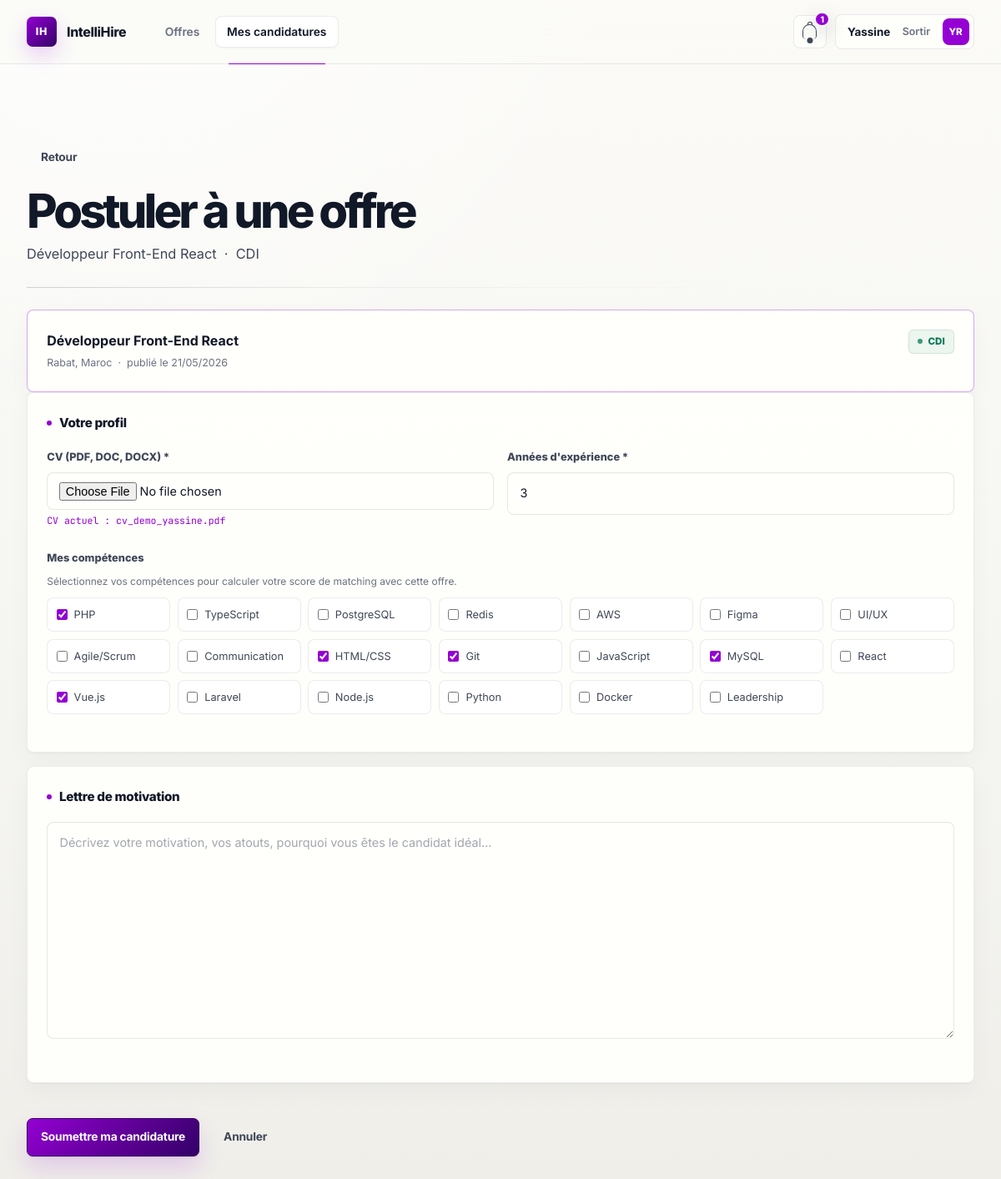
Screenshot of /index.php?url=candidatures/postuler/2 (signed in) with the database file from the repository.
### tables this page shows
CREATE TABLE `offre_emploi` (
  `id_offre`     INT AUTO_INCREMENT PRIMARY KEY,
  `titre`        VARCHAR(255) NOT NULL,
  `description`  TEXT NOT NULL,
  `type_contrat` ENUM('CDI','CDD','Stage','Freelance') NOT NULL DEFAULT 'CDI',
  `localisation` VARCHAR(255) DEFAULT '',
  `statut`       ENUM('Brouillon','Publiee','Cloturee','Archivee') NOT NULL DEFAULT 'Brouillon',
  `id_recruteur` INT DEFAULT NULL,
  `created_at`   DATETIME NOT NULL DEFAULT CURRENT_TIMESTAMP,
  `updated_at`   DATETIME NOT NULL DEFAULT CURRENT_TIMESTAMP ON UPDATE CURRENT_TIMESTAMP,
  FOREIGN KEY (`id_recruteur`) REFERENCES `utilisateur`(`id_user`) ON DELETE SET NULL
);

CREATE TABLE `profil_candidat` (
  `id_profil`  INT AUTO_INCREMENT PRIMARY KEY,
  `id_user`    INT NOT NULL UNIQUE,
  `cv_path`    VARCHAR(255) DEFAULT '',
  `experience` INT NOT NULL DEFAULT 0,
  `created_at` DATETIME NOT NULL DEFAULT CURRENT_TIMESTAMP,
  `updated_at` DATETIME NOT NULL DEFAULT CURRENT_TIMESTAMP ON UPDATE CURRENT_TIMESTAMP,
  FOREIGN KEY (`id_user`) REFERENCES `utilisateur`(`id_user`) ON DELETE CASCADE
);

CREATE TABLE `competence` (
  `id_competence` INT AUTO_INCREMENT PRIMARY KEY,
  `nom`           VARCHAR(100) NOT NULL UNIQUE,
  `created_at`    DATETIME NOT NULL DEFAULT CURRENT_TIMESTAMP
);

### public/index.php (called while the page is built, shortened)
<?php
spl_autoload_register(function (string $class): void {
    $dirs = [
        ROOT . '/config/',
        ROOT . '/app/core/',
        ROOT . '/app/models/',
        ROOT . '/app/services/',
        ROOT . '/app/controllers/',
    ];
    foreach ($dirs as $dir) {
        $file = $dir . $class . '.php';
        if (file_exists($file)) {
            return;
        }
    }
});
$app = new App();
$app->run();

### config/database.php (called while the page is built, shortened)
<?php
class Database
{
    private static ?Database $instance = null;
    private PDO $connection;
    private function __construct()
    {
        $this->host     = $this->env('DB_HOST', 'localhost');
        $this->dbname   = $this->env('DB_NAME', 'intellihire');
        $this->username = $this->env('DB_USER', 'root');
        $this->password = $this->env('DB_PASS', '');
        $this->charset  = $this->env('DB_CHARSET', 'utf8mb4');
        $dsn = "mysql:host={$this->host};dbname={$this->dbname};charset={$this->charset}";
        $options = [
            PDO::ATTR_ERRMODE            => PDO::ERRMODE_EXCEPTION,
            PDO::ATTR_DEFAULT_FETCH_MODE => PDO::FETCH_ASSOC,
            PDO::ATTR_EMULATE_PREPARES   => false,
        ];
        try {
            $this->connection = new PDO($dsn, $this->username, $this->password, $options);
        } catch (PDOException $e) {
            die('<div style="font-family:monospace;background:#0d1520;color:#f43f5e;padding:2rem;border-radius:8px;margin:2rem auto;max-width:600px">
                <h2>❌ Erreur de connexion à la base de données</h2>
                <p>' . htmlspecialchars($e->getMessage()) . '</p>
                <p style="color:#94a3b8;font-size:.85rem">Vérifiez <code>config/database.php</code> et assurez-vous que MySQL est démarré.</p>
            </div>');
        }
    }
    public static function getInstance(): static
    {
        if (self::$instance === null) {
            self::$instance = new static();
        }
        return self::$instance;
    }
    public function getConnection(): PDO
    {
        return $this->connection;
    }
    private function env(string $key, string $default): string
    {
        $value = getenv($key);
        return $value === false ? $default : $value;
    }
}

### config/mail.php (called while the page is built)
<?php
return [
    'host'       => getenv('MAIL_HOST') ?: 'smtp.gmail.com',
    'port'       => (int)(getenv('MAIL_PORT') ?: 587),
    'username'   => getenv('MAIL_USERNAME') ?: '',
    'password'   => getenv('MAIL_PASSWORD') ?: '',
    'encryption' => getenv('MAIL_ENCRYPTION') ?: 'tls',
    'from_email' => getenv('MAIL_FROM_EMAIL') ?: 'noreply@intellihire.com',
    'from_name'  => getenv('MAIL_FROM_NAME') ?: 'IntelliHire',
    'debug'      => (int)(getenv('MAIL_DEBUG') ?: 0),
];

### app/controllers/CandidatureController.php (called while the page is built, shortened)
<?php
class CandidatureController
{
    private CandidatureService  $candidatureService;
    private OffreService        $offreService;
    private Competence          $competenceModel;
    public function __construct()
    {
        $this->candidatureService = new CandidatureService();
        $this->offreService       = new OffreService();
        $this->competenceModel    = new Competence();
    }
    public function postuler(?string $id_offre): void
    {
        $offre       = $this->offreService->findById((int)$id_offre);
        $competences = $this->competenceModel->getAll();
        $profil      = $this->candidatureService->getProfilByUser(Auth::id());
        require ROOT . '/app/views/candidatures/postuler.php';
    }
}

### app/services/OffreService.php (called while the page is built, shortened)
<?php
class OffreService extends BaseService
{
    public function __construct() { $this->model = new Offre(); }
}

### app/models/BaseModel.php (called while the page is built, shortened)
<?php
abstract class BaseModel
{
    protected PDO    $db;
    protected string $table;
    public function __construct()
    {
        $this->db = Database::getInstance()->getConnection();
    }
    public function getAll(array $filters = []): array
    {
        $stmt = $this->db->query("SELECT * FROM {$this->table} ORDER BY created_at DESC");
        return $stmt->fetchAll();
    }
}

### app/models/Offre.php (called while the page is built, shortened)
<?php
class Offre extends BaseModel
{
    public function findById(int $id): array|false
    {
        $stmt = $this->db->prepare(
            "SELECT o.*, u.nom, u.prenom, u.email
             FROM offre_emploi o
             LEFT JOIN utilisateur u ON o.id_recruteur = u.id_user
             WHERE o.id_offre = ?"
        );
        $stmt->execute([$id]);
        return $stmt->fetch();
    }
}

### app/services/BaseService.php (called while the page is built, shortened)
<?php
abstract class BaseService
{
    protected BaseModel $model;
    public function findById(int $id): array|false  { return $this->model->findById($id); }
}

### app/models/Candidature.php (called while the page is built, shortened)
<?php
class Candidature extends BaseModel
{
    public function getProfilByUser(int $id_user): array|false
    {
        $stmt = $this->db->prepare(
            "SELECT * FROM profil_candidat WHERE id_user = ?"
        );
        $stmt->execute([$id_user]);
        return $stmt->fetch();
    }
}

### app/services/CandidatureService.php (called while the page is built, shortened)
<?php
class CandidatureService extends BaseService
{
    public function __construct()
    {
        $this->model = new Candidature();
    }
    public function getProfilByUser(int $id_user): array|false
    {
        return $this->model->getProfilByUser($id_user);
    }
}

### app/core/Auth.php (called while the page is built, shortened)
<?php
class Auth
{
    public static function id(): int
    {
        return (int)($_SESSION['id_user'] ?? 0);
    }
}

### app/models/Competence.php (called while the page is built, shortened)
<?php
class Competence extends BaseModel
{
    public function getByProfil(int $id_profil): array
    {
        $stmt = $this->db->prepare(
            "SELECT c.* FROM competence c
             JOIN competence_candidat cc ON c.id_competence = cc.id_competence
             WHERE cc.id_profil = ?"
        );
        $stmt->execute([$id_profil]);
        return $stmt->fetchAll();
    }
}

### app/views/candidatures/postuler.php (the view, shortened to what this page needs)
<?php require ROOT . '/app/views/layouts/header.php'; ?>
<div class="page-header page-header--form">
  <div>
    <h1>Postuler à une offre</h1>
    <p><?= htmlspecialchars($offre['titre']) ?> &nbsp;·&nbsp; <?= htmlspecialchars($offre['type_contrat']) ?></p>
  </div>
  <a href="<?= BASE_URL ?>/index.php?url=offres/detail/<?= $offre['id_offre'] ?>" class="btn btn-ghost">Retour</a>
</div>
<div class="application-form-shell">
  <div class="card application-form-card application-summary-card">
    <div style="display:flex;justify-content:space-between;align-items:flex-start">
      <div>
        <div style="font-size:1rem;font-weight:700;color:var(--text-primary)"><?= htmlspecialchars($offre['titre']) ?></div>
        <div style="font-size:.78rem;color:var(--text-muted);margin-top:.25rem">
          <?= htmlspecialchars($offre['localisation'] ?: 'Localisation non précisée') ?> &nbsp;·&nbsp; publié le <?= date('d/m/Y', strtotime($offre['created_at'])) ?>
        </div>
      </div>
      <span class="badge badge-<?= strtolower($offre['type_contrat']) ?>"><?= $offre['type_contrat'] ?></span>
    </div>
  </div>
  <form class="application-form" method="POST" action="<?= BASE_URL ?>/index.php?url=candidatures/store" enctype="multipart/form-data">
    <div class="card application-form-card">
      <div class="card-title">Votre profil</div>
      <div class="form-row">
        <div class="form-group">
          <label class="form-label">CV (PDF, DOC, DOCX) *</label>
          <input type="file" name="cv" class="form-control" accept=".pdf,.doc,.docx"
                 <?= empty($profil) ? 'required' : '' ?>>
          <?php if (!empty($profil['cv_path'])): ?>
            <small style="color:var(--em-400);font-size:.72rem;font-family:var(--font-mono)">
              CV actuel : <?= htmlspecialchars(basename($profil['cv_path'])) ?>
            </small>
          <?php endif; ?>
        </div>
        <div class="form-group">
          <label class="form-label">Années d'expérience *</label>
          <input type="number" name="experience" class="form-control" min="0" max="50"
                 value="<?= htmlspecialchars($profil['experience'] ?? '0') ?>" required>
        </div>
      </div>
      <div class="form-group">
        <label class="form-label">Mes compétences</label>
        <p style="font-size:.75rem;color:var(--text-muted);margin-bottom:.6rem">
          Sélectionnez vos compétences pour calculer votre score de matching avec cette offre.
        </p>
        <div class="comp-grid">
          <?php
          $myComps = [];
          if (!empty($profil)) {
              $compModel = new Competence();
              $myComps   = array_column($compModel->getByProfil($profil['id_profil']), 'id_competence');
          }
          foreach ($competences as $comp):
          ?>
          <label class="comp-label">
            <input type="checkbox" name="competences[]" value="<?= $comp['id_competence'] ?>"
              <?= in_array($comp['id_competence'], $myComps) ? 'checked' : '' ?>>
            <?= htmlspecialchars($comp['nom']) ?>
          </label>
          <?php endforeach; ?>
        </div>
      </div>
    </div>
    <div class="card application-form-card">
      <div class="card-title">Lettre de motivation</div>
      <div class="form-group">
        <textarea name="lettre_motiv" class="form-control" rows="10"
                  placeholder="Décrivez votre motivation, vos atouts, pourquoi vous êtes le candidat idéal…"><?= htmlspecialchars($_POST['lettre_motiv'] ?? '') ?></textarea>
      </div>
    </div>
    <div class="form-actions">
      <button type="submit" class="btn btn-primary">Soumettre ma candidature</button>
      <a href="<?= BASE_URL ?>/index.php?url=offres/detail/<?= $offre['id_offre'] ?>" class="btn btn-ghost">Annuler</a>
    </div>
  </form>
</div>
<?php require ROOT . '/app/views/layouts/footer.php'; ?>

### app/core/App.php (shortened to what this page needs)
<?php
class App
{
    public function run(): void
    {
        $url    = trim($_GET['url'] ?? 'dashboard', '/');
        $parts  = explode('/', $url);
        $segment0 = $parts[0] ?? '';
        $segment1 = $parts[1] ?? '';
        $segment2 = $parts[2] ?? null;
        $action = $segment1 ?: 'index';
        $param  = $segment2;
        $candidates = [ucfirst($segment0) . 'Controller'];
        if (str_ends_with($segment0, 's')) {
            $candidates[] = ucfirst(rtrim($segment0, 's')) . 'Controller';
        }
        foreach ($candidates as $controllerName) {
            if (class_exists($controllerName)) {
                $controller = new $controllerName();
                if (method_exists($controller, $action)) {
                    $controller->$action($param);
                    return;
                }
                break;
            }
        }
    }
}

### rows the page displays
offre_emploi: titre "Développeur Front-End React", type_contrat "CDI", localisation "Rabat, Maroc", created_at "21/05/2026"
profil_candidat: cv_path "cv_demo_yassine.pdf", experience "3"
competence: id_competence "☑", nom "PHP"
competence: nom "TypeScript"
competence: nom "PostgreSQL"
competence: nom "Redis"
competence: nom "AWS"
competence: nom "Figma"
competence: nom "UI/UX"
competence: nom "Agile/Scrum"
competence: nom "Communication"
competence: id_competence "☑", nom "HTML/CSS"
competence: id_competence "☑", nom "Git"
competence: nom "JavaScript"
competence: id_competence "☑", nom "MySQL"
competence: nom "React"
competence: id_competence "☑", nom "Vue.js"
competence: nom "Laravel"
competence: nom "Node.js"
competence: nom "Python"
competence: nom "Docker"
competence: nom "Leadership"
